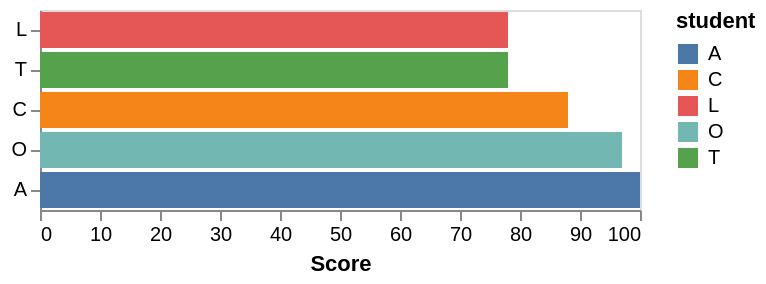

Vega-Lite specification for this chart:
### Vega-Lite specification from a JSON file in a GitHub repository (floating-point values rounded to 4 significant figures)
{"$schema": "https://vega.github.io/schema/vega-lite/v2.json", "description": "A bar graph showing the scores of the top 5 students. This shows an example of the window transform, for how the top K (5) can be filtered, and also how a rank can be computed for each student.", "data": {"values": [{"student": "A", "score": 100}, {"student": "B", "score": 56}, {"student": "C", "score": 88}, {"student": "D", "score": 65}, {"student": "E", "score": 45}, {"student": "F", "score": 23}, {"student": "G", "score": 66}, {"student": "H", "score": 67}, {"student": "I", "score": 13}, {"student": "J", "score": 12}, {"student": "K", "score": 50}, {"student": "L", "score": 78}, {"student": "M", "score": 66}, {"student": "N", "score": 30}, {"student": "O", "score": 97}, {"student": "P", "score": 75}, {"student": "Q", "score": 24}, {"student": "R", "score": 42}, {"student": "S", "score": 76}, {"student": "T", "score": 78}, {"student": "U", "score": 21}, {"student": "V", "score": 46}]}, "transform": [{"window": [{"op": "rank", "field": "score", "as": "rank"}], "sort": [{"field": "score", "order": "ascending"}], "groupby": ["Student"], "frame": [null, 0]}, {"window": [{"op": "count", "field": "score", "as": "totalStudents"}], "sort": [{"field": "score", "order": "ascending"}], "groupby": ["Student"], "frame": [null, null]}, {"filter": "datum.totalStudents - datum.rank < 5"}], "mark": "bar", "encoding": {"x": {"field": "score", "type": "quantitative", "axis": {"title": "Score", "grid": false}}, "y": {"field": "student", "type": "nominal", "scale": {"rangeStep": 12}, "axis": {"title": ""}, "sort": {"field": "score", "op": "average"}}, "color": {"field": "student", "type": "nominal"}}}
